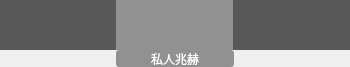
<?xml version="1.0" encoding="UTF-8"?>
<ui version="4.0">
 <class>ChannelWidget</class>
 <widget class="QWidget" name="ChannelWidget">
  <property name="geometry">
   <rect>
    <x>0</x>
    <y>0</y>
    <width>350</width>
    <height>67</height>
   </rect>
  </property>
  <property name="minimumSize">
   <size>
    <width>350</width>
    <height>67</height>
   </size>
  </property>
  <property name="maximumSize">
   <size>
    <width>350</width>
    <height>67</height>
   </size>
  </property>
  <property name="windowTitle">
   <string>Form</string>
  </property>
  <widget class="QLabel" name="currentChannel">
   <property name="geometry">
    <rect>
     <x>116</x>
     <y>50</y>
     <width>118</width>
     <height>17</height>
    </rect>
   </property>
   <property name="minimumSize">
    <size>
     <width>116</width>
     <height>0</height>
    </size>
   </property>
   <property name="styleSheet">
    <string notr="true">background-color: rgba(0,0,0,100);
border-radius: 3px;</string>
   </property>
   <property name="text">
    <string>&lt;html&gt;&lt;head/&gt;&lt;body&gt;&lt;p&gt;&lt;span style=&quot; color:#ffffff;&quot;&gt;私人兆赫&lt;/span&gt;&lt;/p&gt;&lt;/body&gt;&lt;/html&gt;</string>
   </property>
   <property name="alignment">
    <set>Qt::AlignCenter</set>
   </property>
  </widget>
  <widget class="QWidget" name="channel" native="true">
   <property name="geometry">
    <rect>
     <x>0</x>
     <y>0</y>
     <width>350</width>
     <height>50</height>
    </rect>
   </property>
   <property name="minimumSize">
    <size>
     <width>350</width>
     <height>50</height>
    </size>
   </property>
   <property name="maximumSize">
    <size>
     <width>350</width>
     <height>50</height>
    </size>
   </property>
   <property name="styleSheet">
    <string notr="true">QWidget#channel {
background-color: rgba(0,0,0,100);
border: 0px;
}</string>
   </property>
  </widget>
  <widget class="QWidget" name="maskLeft" native="true">
   <property name="geometry">
    <rect>
     <x>0</x>
     <y>0</y>
     <width>116</width>
     <height>50</height>
    </rect>
   </property>
   <property name="minimumSize">
    <size>
     <width>116</width>
     <height>50</height>
    </size>
   </property>
   <property name="maximumSize">
    <size>
     <width>116</width>
     <height>50</height>
    </size>
   </property>
   <property name="styleSheet">
    <string notr="true">QWidget#maskLeft {background-color: rgba(0,0,0,100);}</string>
   </property>
   <widget class="QLabel" name="leftArrow">
    <property name="geometry">
     <rect>
      <x>50</x>
      <y>15</y>
      <width>11</width>
      <height>17</height>
     </rect>
    </property>
    <property name="minimumSize">
     <size>
      <width>11</width>
      <height>17</height>
     </size>
    </property>
    <property name="maximumSize">
     <size>
      <width>11</width>
      <height>17</height>
     </size>
    </property>
    <property name="text">
     <string/>
    </property>
   </widget>
  </widget>
  <widget class="QWidget" name="maskRight" native="true">
   <property name="geometry">
    <rect>
     <x>233</x>
     <y>0</y>
     <width>117</width>
     <height>50</height>
    </rect>
   </property>
   <property name="minimumSize">
    <size>
     <width>117</width>
     <height>50</height>
    </size>
   </property>
   <property name="maximumSize">
    <size>
     <width>117</width>
     <height>50</height>
    </size>
   </property>
   <property name="styleSheet">
    <string notr="true">QWidget#maskRight {background-color: rgba(0,0,0,100);}</string>
   </property>
   <widget class="QLabel" name="rightArrow">
    <property name="geometry">
     <rect>
      <x>50</x>
      <y>15</y>
      <width>11</width>
      <height>17</height>
     </rect>
    </property>
    <property name="minimumSize">
     <size>
      <width>11</width>
      <height>17</height>
     </size>
    </property>
    <property name="maximumSize">
     <size>
      <width>11</width>
      <height>17</height>
     </size>
    </property>
    <property name="text">
     <string/>
    </property>
   </widget>
  </widget>
  <zorder>channel</zorder>
  <zorder>currentChannel</zorder>
  <zorder>maskLeft</zorder>
  <zorder>maskRight</zorder>
 </widget>
 <resources/>
 <connections/>
</ui>
